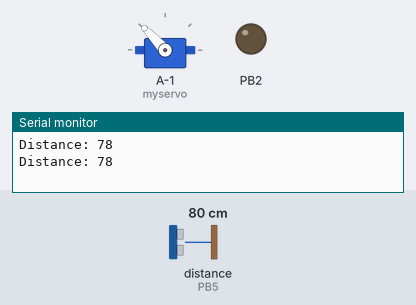
This sketch was run on a simulated ATtiny85, built with avr-gcc and run on an emulated ATtiny85. Parts: servo, output pins drawn as LEDs (lit = HIGH), the last lines printed to the serial monitor. Wiring (inferred from the names in the program): ultrasonic range finder: trigger PB4; echo PB5. The test bench sets the inputs (shaded band); at power-on: distance to the obstacle (sensor on PB5) 80 cm. The echo pulse lasts 58.3 µs per cm; pins used as bus, display or sensor lines are not drawn.

Above: at 3.7 s.
3.8 s: distance to the obstacle (sensor on PB5) set to 2 cm
At 4.02 s:
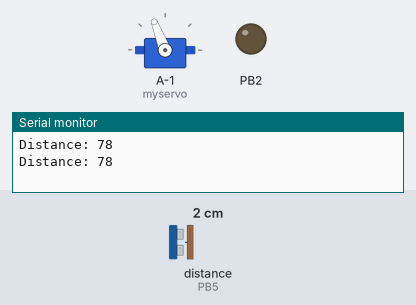
10.3 s: distance to the obstacle (sensor on PB5) set to 9 cm
At 10.37 s:
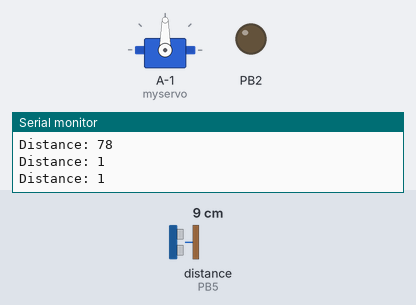
Timing chart, 0 to 20.1 s (numbered marks = the images above; inputs shaded):
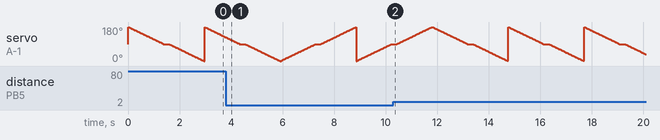

The sketch:

servo_ultrasonic.ino
```cpp
#include<Servo.h>
const int trigPin=4;
const int echoPin=5;
long duration;
int distance;
Servo myservo;
int pos=0;

void setup() {
  myservo.attach(13);
  pinMode(2,OUTPUT);
    pinMode(trigPin,OUTPUT);
  pinMode(echoPin,INPUT);
  Serial.begin(115200);


}

void loop() {
  digitalWrite(trigPin,LOW);
delayMicroseconds(2);
digitalWrite(trigPin,HIGH);
delayMicroseconds(1000);

digitalWrite(trigPin,LOW);

duration=pulseIn(echoPin,HIGH);
distance=duration*0.034/2;

Serial.print("Distance: ");
Serial.println(distance);
  // put your main code here, to run repeatedly:
  if(distance<=7){
  for(pos=0;pos<=180;pos +=1){
    myservo.write(pos);
    if(pos==90)
    delay(200);
    delay(15);
  }
  }
  else{
for(pos=180;pos>=0;pos-=1)
{
   myservo.write(pos);
    if(pos==90)
    delay(200);
    delay(15);
}
  }
}
```

DC_motor.c
```cpp
/*
 * DCmotor.c
 *
 * Created: 15-05-2019 14:10:33
 * Author : PRIYA
 */

#ifndef F_CPU
#define F_CPU 16000000UL
#endif
#include <avr/io.h>
#include <util/delay.h>


int main(void)
{
    DDRB=0xFF;
    while (1)
    {
		PORTB=0x01;
		_delay_ms(1000);
		PORTB=0x00;
        _delay_ms(1000);
		PORTB=0x02;
		_delay_ms(1000);
		PORTB=0x00;
		_delay_ms(1000);
	}
}
```

ledblink.c
```cpp
/*
 * GccApplication1.c
 *
 * Created: 09-05-2019 14:22:28
 * Author : SUNDARI
 */
#ifdef F_CPU
#define F_CPU 16000000UL
#endif


#include <avr/io.h>
#include <util/delay.h>


int main(void)
{
    DDRB= 0xFF;
    while (1)
    {
		PORTB= 0xFF;
		_delay_ms(100);
		PORTB= 0x00;
		_delay_ms(100);
    }
}
```
